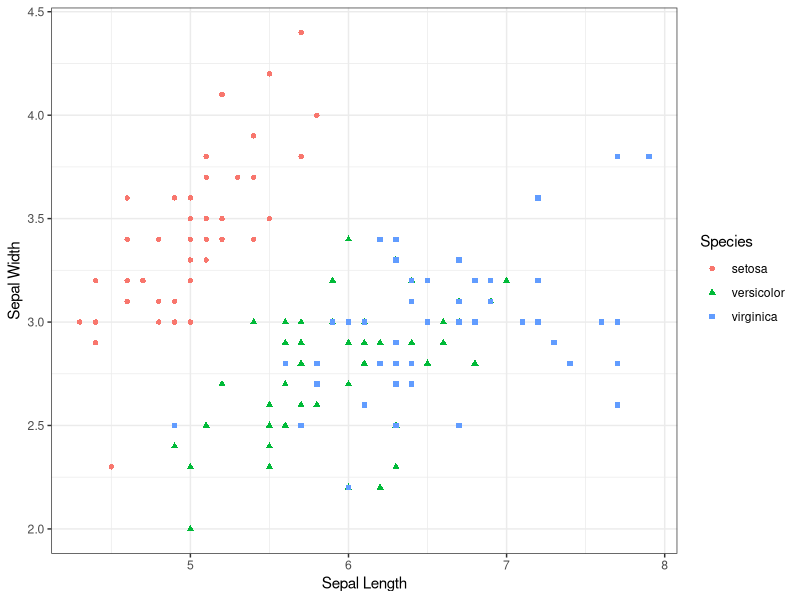

Source code (R): (Note: this script raises an error after producing the figure.)
## ---- chunk 1
library(ggplot2)
# Dataset
head(iris)
## ---- chunk 2
scatter <- ggplot(data=iris, aes(x= Sepal.Length, y = Sepal.Width))
scatter + geom_point(aes(color=Species, shape=Species)) +
  xlab("Sepal Length") + ylab("Sepal Width") +
  theme_bw()
## ---- chunk 3
knitr::include_graphics("cute-red-panda-40.jpg")
## ---- chunk 4
library(tidyverse)
covid_deaths <- read_csv("covid_deaths_by_age_2020-06-05.csv")
# let's select the rows of actual data
covid_deaths_filtered <- covid_deaths[7:16,]
# set column names 
names(covid_deaths_filtered) <- c("age_group", 
                                  "non-covid_excess_mortality", 
                                  "covid_excess_mortality")
# convert to long-format dataframe
covid_deaths_long <- pivot_longer(covid_deaths_filtered, 
                                  -age_group, 
                                  names_to = "mortality_type", 
                                  values_to = "deaths")
# convert deaths to a numeric
covid_deaths_long$deaths <- as.numeric(covid_deaths_long$deaths)
# plot 
ggplot(covid_deaths_long, aes(x = age_group, y = deaths)) +
  geom_bar(aes(fill = mortality_type), 
           stat="identity", 
           position=position_dodge()) +
  ylab("Deaths registered per 100,000") +
  xlab("Age Group") +
  theme_bw() +
  theme(legend.position = "top",
        legend.direction = "horizontal") +
  scale_fill_manual(name = "", 
                    labels = c("COVID-19 mortality rate", 
                               "Non-COVID-19 excess mortality rate"), 
                    values = c("tomato", "steelblue")) +
  labs(caption = "Source: Office for National Statistics")
## ---- chunk 5
print(covid_deaths_filtered)
## ---- chunk 6
# stop scientific notation
options(scipen=999)
# calculate risk per 100,000
risk = (60 / 66796807) * 100000
# print result
print(paste("The incidence rate of lightning strikes per 100,000 = ", round(risk, 5), sep = ""))
